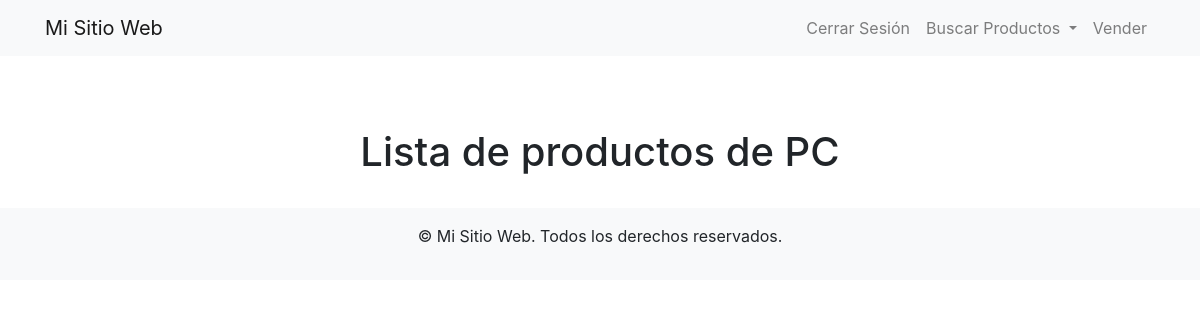
Before: /listapc/ (signed in) with the older database file.
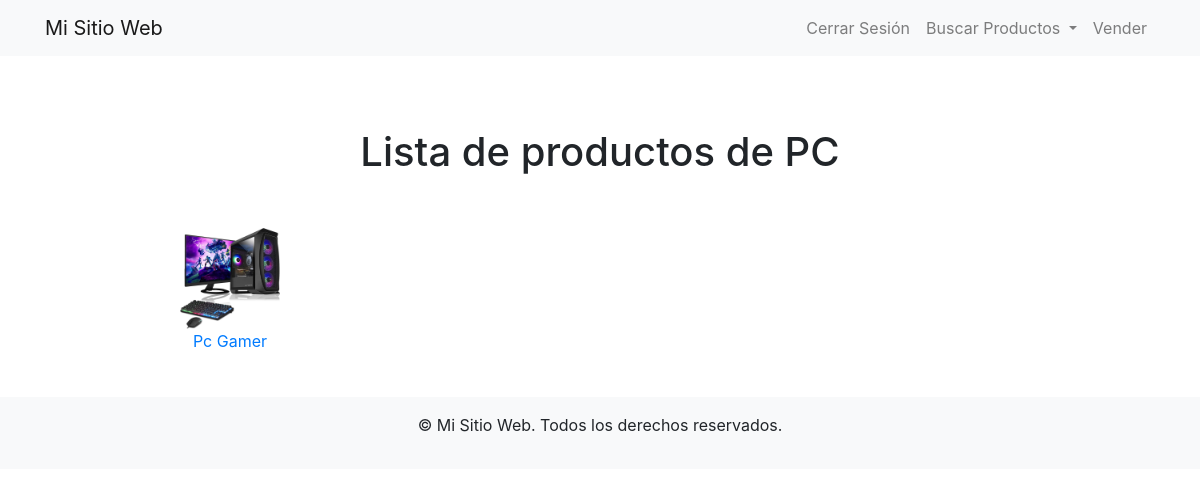
After: the same page with the newer database file.
### foro/models.py (models this page shows, shortened)
class Consola(models.Model):
    consolaseleccion = (
    ('xbox','Xbox'),
    ('switch','Nintendo_Switch'),
    ('ps4','PS4'),
    ('pc','PC'),
    ('otro','Otro'),
    )
    productoseleccion = (
    ('consola','Consola'),
    ('juego','Juego'),
    ('periferico','Periferico'),
    )
    usuario = models.ForeignKey(User, on_delete=models.CASCADE, null=True, blank=True)
    titulo = models.CharField(max_length=200)
    consola = models.CharField(max_length=15, choices=consolaseleccion, default='pc')
    producto = models.CharField(max_length=15, choices=productoseleccion, default='juego')
    descripcion = models.TextField(null=True, blank=True)
    año = models.IntegerField()
    precio = models.DecimalField(max_digits=10, decimal_places=2)
    fechaPublicacion = models.DateTimeField(auto_now_add=True)
    imagen = models.ImageField(null=True, blank=True, upload_to="juegos/")
    class Meta:
        ordering = ['usuario', '-fechaPublicacion']

### foro/views.py (the view)
# urls.py: path('listapc/', PcLista.as_view(), name='listapc'),
class PcLista(LoginRequiredMixin, ListView):
    context_object_name = 'pc'
    queryset = Consola.objects.filter(consola__startswith='pc')
    template_name = 'listapc.html'

### foro/templates/listapc.html (shortened to what this page needs)
{% extends 'base.html' %}
{% block content %}
<br>
<br>
<div class="container text-center">
    <h1>Lista de productos de PC</h1>
</div>
<br>
<div class="container text-center">
    <div class="row">
        {% for juego in pc %}
        <div class="col-md-4 align-items-center mb-4">
            <div class="card-body">
                <a href="{% url 'pcdetalle' juego.pk %}">
                    <img src="{{ juego.imagen.url }}" class="" width="100px">
                </a>
                <br>
                <a href="{% url 'pcdetalle' juego.pk %}">
                    {{ juego.titulo }}
                </a>
            </div>
        </div>
        {% endfor %}
    </div>
</div>
{% endblock %}

Changed rows visible on the page:
added Consola: imagen (picture), titulo "Pc Gamer"
